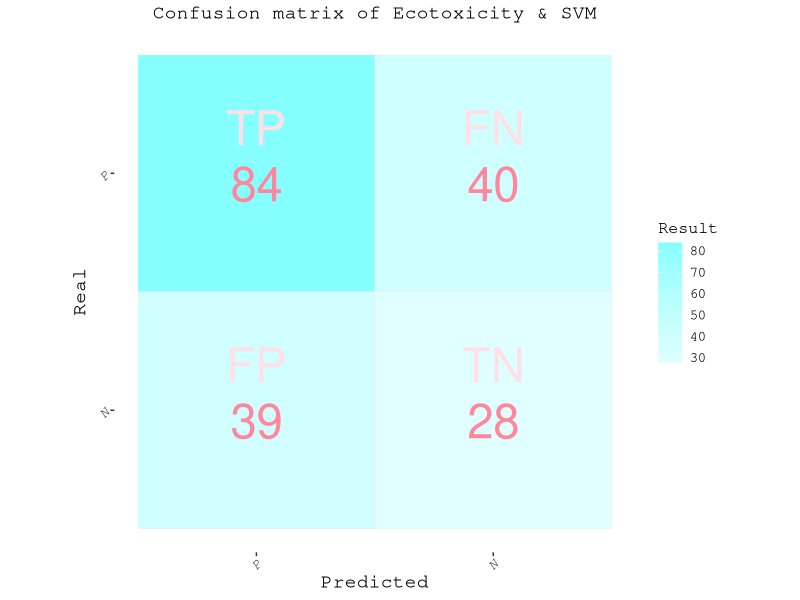
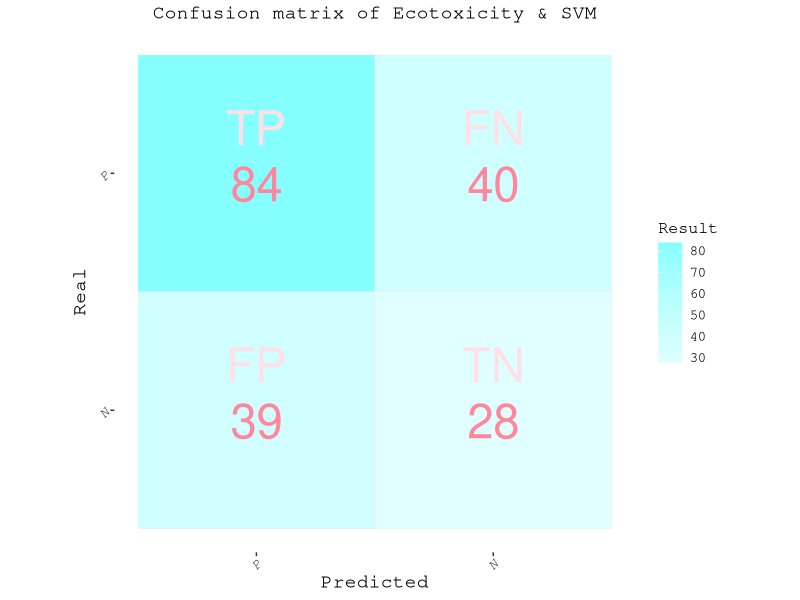

R code for these plots, in order:
#绘画混淆矩阵
library(ggplot2)
data <- read.csv("QSAR/table/data23EC_SVM_confmat.csv", header = T, row.names = 1, check.names = F, sep = ",")
#先设置热图颜色
EC<-c("#FF869D","#FFE0E6")
SVM<-c("#86FFFF","#E0FFFF")

ggplot(data,aes(x= Predicted,y = Real))+
  geom_tile(aes(fill=Result),width=1,height =1,color = EC[2])+
  coord_equal() + # 绘制正方形，长宽相等
  scale_fill_gradientn(colors = rev(SVM))+#legend上下限
  geom_text(
    aes(label = Name), color =EC[2],size=12,
    vjust=-0.8)+
  geom_text(
    aes(label = Result), color =EC[1],size=12,
    vjust=0.8)+
  xlim(c("P","N"))+
  ylim(c("N","P"))+
  ggtitle("Confusion matrix of Ecotoxicity & SVM")+
  theme(text = element_text(family = "mono", size=14),
        plot.title = element_text(size = 14,hjust = 0.5),#title 大小,居中
        axis.title.x = element_text(size = 14),#x轴标题
        axis.title.y = element_text(size = 14),
        axis.text.x = element_text(face = "italic", angle = 45, hjust = 1,size = 10),#横坐标
        axis.text.y = element_text(face = "italic", angle = 45, hjust = 1,size = 10),
        legend.text = element_text(size = 10,hjust = 0.5),#legend字体大小,居中
        legend.title = element_text(size = 12), #设置legend标签字体大小
        panel.background = element_blank(), 
        panel.grid.major = element_blank(), 
        panel.grid.minor = element_blank(),
        panel.border = element_blank())#去掉边框
ggsave("QSAR/pic/EC_svm_confmat.png",width=10, height=7,dpi=300)
